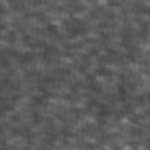
#> input picture Data/20210306-SpeckleRhodamineETL-NoETL-S-6-Cropped.tif, 150 x 150 px, found by its file name
$ python main.py
#> lines starting #> are read from the running program, lines starting #| are printed output that depends on the picture
### Code/functions.py
import tifffile as tiff
import scipy.ndimage as simg
import numpy as np
import math as math
import exceptions as exc
import cmath as cmath
import time
from rich import print
import matplotlib.pyplot as plt


def createImage(imagePath: str) -> np.ndarray:
    """
    This function is used to read an image and output the data related to that image. If the image as negative values,
    it will shift the image to all positif values.

    Parameters
    ----------
    imagePath: string
        Path of the image to read and get the pixel values from.

    Returns
    ----------
    imageAsArray: np.ndarray
        The image pixel values as a numpy 2 dimensionnal array.
    """
    exc.isTifOrTiff(imagePath)
    exc.isString(imagePath)

    imageAsArray = tiff.imread(imagePath)
#> imageAsArray is the input picture: shape (150, 150) uint16; min 17767, max 36901, mean 23715
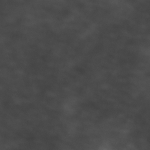
#> input picture Data/20210306-SpeckleRhodamineETL-NoETL-U-6-Cropped.tif, 150 x 150 px, found by its file name
#> in createImage, imageAsArray is the input picture: shape (150, 150) uint16; min 17188, max 25862, mean 19779.4

    if np.min(imageAsArray) < 0:
        return imageAsArray + abs(np.min(imageAsArray))
    else:
        return imageAsArray


def createDifferenceImage(speckle, uniform):
	"""
	This function does image_speckle-image_unform to have an image that has the speckle pattern on the object without
    the object. The resulting image is called the difference image.
	"""
	exc.isANumpyArray(speckle)
	exc.isANumpyArray(uniform)
	exc.isSameShape(image1=speckle, image2=uniform)

	# Convert speckle and uniform images into np.float64 data type, so that the subtraction can be negative.
	newSpeckle = speckle.astype(np.float64)
	newUniform = uniform.astype(np.float64)

	# Subtraction
	difference = newSpeckle - newUniform
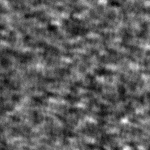
#> difference: shape (150, 150) float64; min -2014, max 14182, mean 3935.6; drawn with min black and max white

	# Find the minimal value
	minPixel = np.min(difference)
#> minPixel = -2014

	# Rescale the data to only have positive values.
	difference = difference + abs(minPixel)

	# Convert data in uint16
	differenceInInt = difference.astype(np.uint16)

	return differenceInInt


def cameraOTF(image):
    """
    Optical transfer function is the fft of the PSF. The modulation transfer function is the magnitude of the
    complex OTF.
    """
    sizex, sizey = image.shape[0], image.shape[1]
    pixels = np.zeros(shape=(sizex, sizey), dtype=np.float64)

    for x in range(sizex):
        for y in range(sizey):
            x1 = (2 * x - sizex) * np.pi / sizex
            y1 = (2 * y - sizey) * np.pi / sizey
            if x1 != 0 and y1 != 0:
                pixels[x, y] = (math.sin(x1) * math.sin(y1)) / (x1 * y1)
            elif x1 == 0 and y1 != 0:
                pixels[x, y] = math.sin(y1) / y1
            elif x1 != 0 and y1 == 0:
                pixels[x, y] = math.sin(x1) / x1
            elif x1 == 0 and y1 == 0:
                pixels[x, y] = 1
            if pixels[x, y] < 0:
                pixels[x, y] = 0
    return pixels


def imagingOTF(numAperture, wavelength, magnification, pixelSize, image):
    sizex, sizey = image.shape[0], image.shape[1]
    bandwidth = 2 * numAperture / (wavelength * 1e-9)
    scaleUnits = magnification / (pixelSize * 1e-6) / bandwidth
    pixel = np.zeros(shape=(sizex, sizey), dtype=np.float64)

    for x in range(sizex):
        for y in range(sizey):
            pixel[x, y] = scaleUnits * math.sqrt(
                    ((x + 0.5 - sizex / 2)**2 / (sizex / 2 - 1)**2) + ((y + 0.5 - sizey / 2)**2 / (sizey / 2 - 1)**2)
            )
            if pixel[x, y] > 1:
                pixel[x, y] = 1
            pixel[x, y] = 0.6366197723675814 * (
                    math.acos(pixel[x, y]) - pixel[x, y] * math.sqrt(1 - pixel[x, y] * pixel[x, y])
            )
            if pixel[x, y] < 0:
                pixel[x, y] = 0
    return pixel


def obtainFFTFitler(image, filteredImage):
	""""
	returns:
	2D numpy array of complex128 numbers.
	"""
	exc.isANumpyArray(image)
	exc.isANumpyArray(filteredImage)
	exc.isSameShape(image1=image, image2=filteredImage)

	fftImage = np.fft.fft2(image)
	fftFilteredImage = np.fft.fft2(filteredImage)
	fftFilter = np.divide(fftFilteredImage, fftImage)
	normfftFilter = np.divide(fftFilter, np.amax(fftFilter))/fftFilter.shape[0]/fftFilter.shape[1]

	return normfftFilter


def applyGaussianFilter(sigma, image, truncate=4.0):
    """
    Apply a Gaussian filter on the imput image. The higher the value of sigma, the bigger the filter window, the more
    intense the filter will be on the image. Another way of saying this is that a grater value of sigma will make the
    image blurrier.
    In the HiLo algorithm, we use a gaussian filter to increase the defocus dependence of the PSF, which leads to an
    improved or "stronger" optical sectioning. Sigma is the parameter that drives the optical sectioning thickness in
    the HiLo algorithm.
    """
#> called with sigma = 2, truncate = 4
    exc.isANumpyArray(image)
    exc.isIntOrFloat(sigma)
    imgGaussian = simg.gaussian_filter(image, sigma=sigma, truncate=truncate)
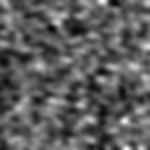
#> imgGaussian: shape (150, 150) uint16; min 2005, max 12725, mean 5948.6; drawn with min black and max white
    return imgGaussian


def valueOnePixel(image, pixelPosition):
	"""
	Simply extracts the value at a specific position in the image. The only reason why this is in a function is because
    we also want to make sure that thing pixel value is not lower than 0.
	"""
	value = image[pixelPosition[0]][pixelPosition[1]]
	if value < 0:
		value = 0
	return value


def valueAllPixelsInSW(image, pixel, size, absoluteOn):
    """
    Generates a list of the values of all elements in image at the center pixel position px in the area of the sampling
    window samplingWindow.
    """
    n = size // 2
    xpixel, ypixel = pixel[0], pixel[1]
    values = []

    for xvalue in range(xpixel - n, xpixel + n + 1):
        for yvalue in range(ypixel - n, ypixel + n + 1):
            if not((xvalue < 0) or (yvalue < 0) or (xvalue > image.shape[0] - 1) or (yvalue > image.shape[1] - 1)):
                if absoluteOn == True:
                    values.append(abs(valueOnePixel(image, (xvalue, yvalue))))
                else:
                    values.append(valueOnePixel(image, (xvalue, yvalue)))
    return values


# [28 lines left out: functions absSum, squared, not called in this run]


def stDevOnePixel(image, samplingWindow, pixel):
    """
    """
    exc.isANumpyArray(image)
    exc.isInt(samplingWindow)
    exc.isPixelATuple(pixel)

    valuesOfPixelsInSamplingWindow = valueAllPixelsInSW(image, pixel, samplingWindow, False)
    stdDev = np.std(valuesOfPixelsInSamplingWindow)

    return stdDev


def meanOnePixel(image, samplingWindow, pixel):
    """
    """
    exc.isANumpyArray(image)
    exc.isInt(samplingWindow)
    exc.isPixelATuple(pixel)

    valuesOfPixelsInSamplingWindow = valueAllPixelsInSW(image, pixel, samplingWindow, False)
    meanOfList = np.mean(valuesOfPixelsInSamplingWindow)

    return meanOfList


def stdevWholeImage(image, samplingWindow):
    """
    """
#> called with samplingWindow = 3
    exc.isANumpyArray(image)
    exc.isInt(samplingWindow)

    sizex, sizey = image.shape[0], image.shape[1]
#> sizex = 150; sizey = 150
    stDevImage = np.zeros(shape=(sizex, sizey))

    for x in range(sizex):
        for y in range(sizey):
            stDevImage[x, y] = stDevOnePixel(image, samplingWindow, (x, y))
#> this loop made 150 passes
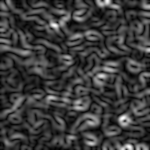
#> stDevImage: shape (150, 150) float64; min 20.99, max 1323.9, mean 329.5; drawn with min black and max white
    return stDevImage


def meanWholeImage(image, samplingWindow):
    """
    """
#> called with samplingWindow = 3
    exc.isANumpyArray(image)
    exc.isInt(samplingWindow)

    sizex, sizey = image.shape[0], image.shape[1]
    meanImage = np.zeros(shape=(sizex, sizey))

    for x in range(sizex):
        for y in range(sizey):
            meanImage[x, y] = meanOnePixel(image, samplingWindow, (x, y))
    return meanImage


# [34 lines left out: function noiseInducedBias, not called in this run]


def contrastCalculation(uniform, speckle, samplingWindow, sigma):
	"""
	This function generates the contrast weighting function that peaks at 1 for in-focus regions and goes to 0 for
    out-of-focus regions of the difference image.
	TODO : noise function calculation doesn't work
	Returns the contrast weighting function that is the 2D size of the raw input images.
	"""
	exc.isANumpyArray(speckle)
	exc.isANumpyArray(uniform)
	exc.isSameShape(image1=uniform, image2=speckle)
	exc.isInt(samplingWindow)

	# create difference image and apply a gaussian filter on it
	differenceImage = createDifferenceImage(speckle=speckle, uniform=uniform)
	gaussianImage = applyGaussianFilter(sigma=sigma, image=differenceImage)

	# calculate the noise-induced bias of the image

	#TODO :
	noiseFunction = np.zeros(shape=(uniform.shape[0], uniform.shape[1]))
	# [11 lines of commented-out code are left out]
	stdevDifference = stdevWholeImage(image=gaussianImage, samplingWindow=samplingWindow)
	meanUniform = meanWholeImage(image=uniform, samplingWindow=samplingWindow)

	# subtract the noise-induced bias from the stdev of the filtered difference image
	reducedStdevDifference = np.subtract(stdevDifference, noiseFunction)

	# calculate the contrast function
	contrastFunction = reducedStdevDifference / meanUniform

	return contrastFunction


def lowpassFilter(image, sigmaFilter):
	"""
	Creates a 2D numpy array the size used as a low-pass Fourier filter.
	Sigma is used again in this function to evaluate the size of the center circle, aka the frequencies to get rid of.
	"""
	exc.isANumpyArray(image)
	exc.isIntOrFloat(sigmaFilter)

	x, y = np.meshgrid(np.linspace(-1, 1, image.shape[0]), np.linspace(-1, 1, image.shape[1]))
	d = np.sqrt(x**2 + y**2)
	sigma = (sigmaFilter * 0.18) / (2 * math.sqrt(2 * math.log(2)))
	mu = 0.0
	gauss = (1 / (sigma * 2 * np.pi)) * np.exp(-((d - mu)**2 / (2.0 * sigma**2)))
	maxPixel = np.max(gauss)
	gaussNorm = gauss / maxPixel

	return gaussNorm


def highpassFilter(low):
	"""
	The high-pass Fourier filter is produced from the low-pass Fourier filter. It is litteraly its inverse.
	"""
	exc.isANumpyArray(low)
	return 1 - low
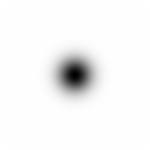
#> returned value: shape (150, 150) float64; min 0, max 1, mean 0.964


def estimateEta(speckle, uniform, sigma, ffthi, fftlo, sig):
    """
    TODO : It is not clear how we should evaluate the eta.
    The LO image is always less intense than the HI image after treatments, so we need a scaling function eta to
    readjust the intensities of the LO image. This scaling function eta compensates for the fact that the contrast
    weighting function never reaches 1 even for the perfectly in-focus regions. It also prevents the discontinuities at
    the cutoff frequency.
    Returns the function eta in numpy.ndarray. Calculations taken from the java code for the HiLo Fiji plugin and from
    personal communication with Olivier Dupont-Therrien at Bliq Photonics
    """
    differenceImage = createDifferenceImage(speckle=speckle, uniform=uniform)
    gaussianImage = applyGaussianFilter(sigma=sigma, image=differenceImage)
    bandpassFilter = obtainFFTFitler(image=uniform, filteredImage=gaussianImage)

    illuminationOTF = imagingOTF(numAperture=1, wavelength=488e-9, magnification=20, pixelSize=6.5, image=uniform)
    detectionOTF = imagingOTF(numAperture=1, wavelength=520e-9, magnification=20, pixelSize=6.5, image=uniform)
    camOTF = cameraOTF(image=uniform)
#> after the loop in cameraOTF, `for x in range(sizex):`:
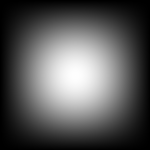
#> pixels: shape (150, 150) float64; min 1.52e-33, max 1, mean 0.347
    # [40 lines of commented-out code are left out]
    numerator = 0
    denominator = 0
    x = 0
    y = 0
    while x<ffthi.shape[0]:
        while y<ffthi.shape[1]:
            numerator += np.absolute(ffthi[x][y])
            denominator += np.absolute(fftlo[x][y])
            y += 1
        y = 0
        x += 1
    eta = numerator / denominator

    #Method 4 : Eta is obtained experimentally from the HI and the LO images at the cutoff frequency
    numerator = 0
    denominator = 0
    x = 0
    y = 0
    d = 0
    elementPosition = []
    cutoffhi = np.std(ffthi)*0.01
    cutoff = 0.18*sig

    while x<ffthi.shape[0]:
        while y<ffthi.shape[1]:
            if abs(cutoff-ffthi[x][y].real) < cutoffhi:
                #print(f"I'm adding this to numerator : {ffthi[x][y]}")
                numerator += math.sqrt(ffthi[x][y].real**2 + ffthi[x][y].imag**2)
                elementPosition.append([x,y])
            y += 1
        y = 0
        x += 1

    # print(len(elementPosition))
    for i in elementPosition:
        # print(i)
        denominator += math.sqrt(fftlo[i[0]][i[1]].real**2 + fftlo[i[0]][i[1]].imag**2)
        d += 1
#> this loop made 358 passes
#> i on passes 1 to 3: [0, 27], [0, 123], [1, 2]

    # [21 lines of commented-out code are left out]

    print(f"ETA : {eta} + {type(eta)}")

    return eta


def createHiLoImage(uniform, speckle, sigma, sWindow):

    # calculate the contrast weighting function
    contrast = contrastCalculation(uniform=uniform, speckle=speckle, samplingWindow=sWindow, sigma=sigma)
    print("Constrast done")

    # Create the filters
    lowFilter = lowpassFilter(image=uniform, sigmaFilter=sigma)
    highFilter = highpassFilter(low=lowFilter)
    print("Filters done")

    # Create fft of uniform image and normalize with max value
    fftuniform = np.fft.fftshift(np.fft.fft2(uniform))
    # normfftuniform = fftuniform/np.amax(fftuniform)

    # Apply the contrast weighting function on the uniform image. FFT of the result and then normalize with max value.
    cxu = contrast*uniform
    fftcxu = np.fft.fftshift(np.fft.fft2(cxu))
    print("Contrast applied")

    # Apply the low-pass frequency filter on the uniform image to create the LO portion
    # Ilp = LP[C*Iu]
    fftLO = lowFilter*fftcxu
    LO = np.fft.ifft2(np.fft.ifftshift(fftLO))
    print("LO created")

    # Apply the high-pass frequency filter to the uniform image to obtain the HI portion
    # Ihp = HP[Iu]
    fftHI = highFilter*fftuniform
    HI = np.fft.ifft2(np.fft.ifftshift(fftHI))
    print("HI created")

    # TODO:
    # Estimate the function eta for scaling the frequencies of the low image. Generates a complex number.
    eta = estimateEta(speckle=speckle, uniform=uniform, sigma=sigma, fftlo=fftLO, ffthi=fftHI, sig=sigma)
    print("Eta done")

    complexHiLo = eta * LO + HI

    # convert the complexHiLo image to obtain the modulus of each values.
    HiLo = np.abs(complexHiLo)
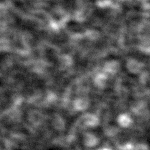
#> HiLo: shape (150, 150) float64; min 109.8, max 10579.9, mean 3684.8; drawn with min black and max white
    print("All done")

    return HiLo


# [10 lines left out: function showDataSet, not called in this run]


# [2 lines that do not run on import are left out]

### Code/exceptions.py
import numpy as np

def isANumpyArray(parameter):
	if type(parameter) is not np.ndarray:
		raise Exception(f"{parameter} does not result in a numpy.ndarray.")

def isInt(parameter):
	if type(parameter) is not int:
		raise Exception(f"{parameter} must be an int.")

def isIntOrFloat(parameter):
	if type(parameter) is not int and type(parameter) is not float:
		raise Exception(f"{parameter} must be an int or a float.")

def isString(parameter):
	if type(parameter) is not str:
		raise Exception(f"{parameter} must be a string.")

def isTifOrTiff(path):
    pathExtention = path.split(".")[-1]
    if pathExtention != "tif" and pathExtention != "tiff":
        raise Exception("Image must be a .tif of .tiff")

def areValuesEqual(value1, value2):
	if value1 != value2:
		raise Exception("Values are different.")

def isSameShape(image1, image2):
	if image1.shape[0] != image2.shape[0]:
		raise Exception("Images don't have the same size.")
	elif image1.shape[1] != image2.shape[1]:
		raise Exception("Images don't have the same size.")

def isPixelATuple(pixel):
    if type(pixel) is not tuple and len(pixel) != 2:
        raise Exception("Pixel must be a tuple of two integers (starting from 0)!")

### Code/main.py
import functions as fun
import matplotlib.pyplot as plt
import numpy as np
import tifffile as tiff
import skimage as ski
import time
import cProfile
import re

#cProfile.run('re.compile("foo|bar")')

start = time.time()

# Sigma defines the width of the filter. A greater sigmaValue decreases the optical sectioning in the resultant HiLo image.
sigmaValue = 2

# Step 1 : Subtract uniform from speckled image to for the difference image
imgSpeckle = fun.createImage("/Users/valeriepineaunoel/Documents/HiLo-Python/Data/20210306-SpeckleRhodamineETL-NoETL-S-6-Cropped.tif")
imgUniform = fun.createImage("/Users/valeriepineaunoel/Documents/HiLo-Python/Data/20210306-SpeckleRhodamineETL-NoETL-U-6-Cropped.tif")
imgDiff = fun.createDifferenceImage(speckle=imgSpeckle, uniform=imgUniform)

imgHiLo = fun.createHiLoImage(uniform=imgUniform, speckle=imgSpeckle, sigma=sigmaValue, sWindow=3)
#tiff.imshow(imgHiLo)
#plt.show()

end = time.time()
print(f"Execution time is {end-start}")
